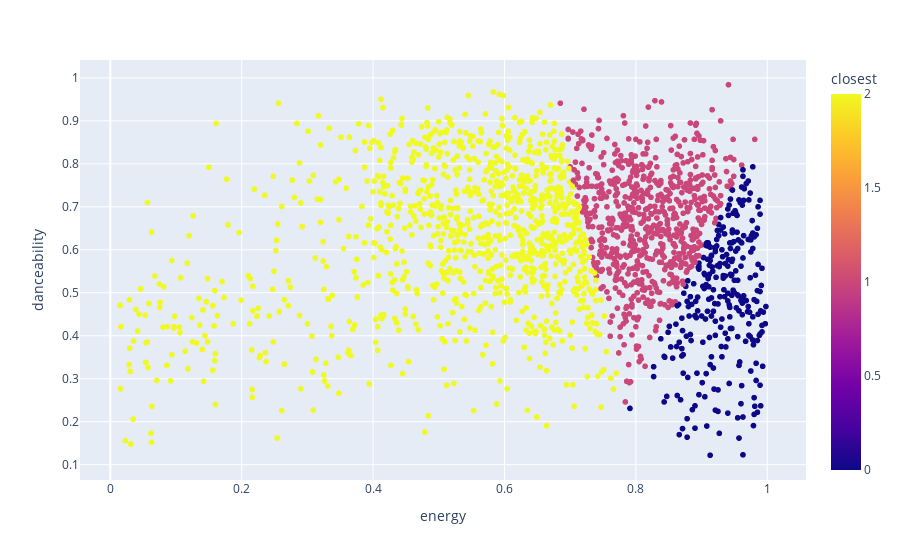

The notebook cell this image was saved under:
### Code cell
fig = px.scatter(musicas, x='energy', y='danceability', color='closest')
fig.show()

### Figure 1 — Plotly figure (JSON) as saved in the notebook; plotly's stock layout.template omitted (floating-point values rounded to 4 significant figures; data arrays with more than 128 entries replaced by an {"elided": "..."} marker saying what was removed)
{"data": [{"hovertemplate": "energy=%{x}<br>danceability=%{y}<br>closest=%{marker.color}<extra></extra>", "legendgroup": "", "marker": {"color": {"elided": "2017 int values"}, "coloraxis": "coloraxis", "symbol": "circle"}, "mode": "markers", "name": "", "showlegend": false, "type": "scattergl", "x": {"elided": "2017 float values"}, "xaxis": "x", "y": {"elided": "2017 float values"}, "yaxis": "y"}], "layout": {"coloraxis": {"colorbar": {"title": {"text": "closest"}}, "colorscale": [[0, "#0d0887"], [0.1111, "#46039f"], [0.2222, "#7201a8"], [0.3333, "#9c179e"], [0.4444, "#bd3786"], [0.5556, "#d8576b"], [0.6667, "#ed7953"], [0.7778, "#fb9f3a"], [0.8889, "#fdca26"], [1, "#f0f921"]]}, "legend": {"tracegroupgap": 0}, "margin": {"t": 60}, "xaxis": {"anchor": "y", "domain": [0, 1], "title": {"text": "energy"}}, "yaxis": {"anchor": "x", "domain": [0, 1], "title": {"text": "danceability"}}}}
